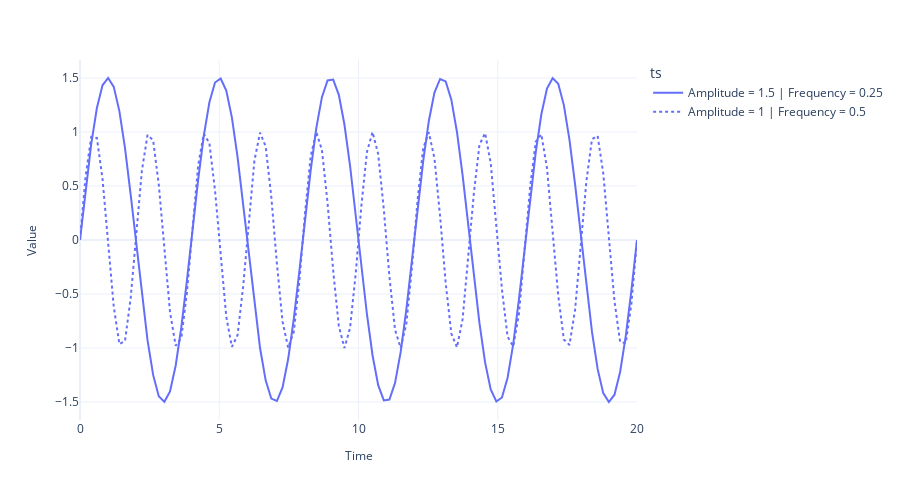

Notebook code for this chart:
### Code cell
fig = plot_time_series(regular_time_samples, [samples_1, samples_2], '',
                       legends=['Amplitude = 1.5 | Frequency = 0.25', 'Amplitude = 1 | Frequency = 0.5'])

if SAVE_FIGURES:
    fig.write_image('img/chapter_01/sinusoidal_waves.png')
fig.show()
